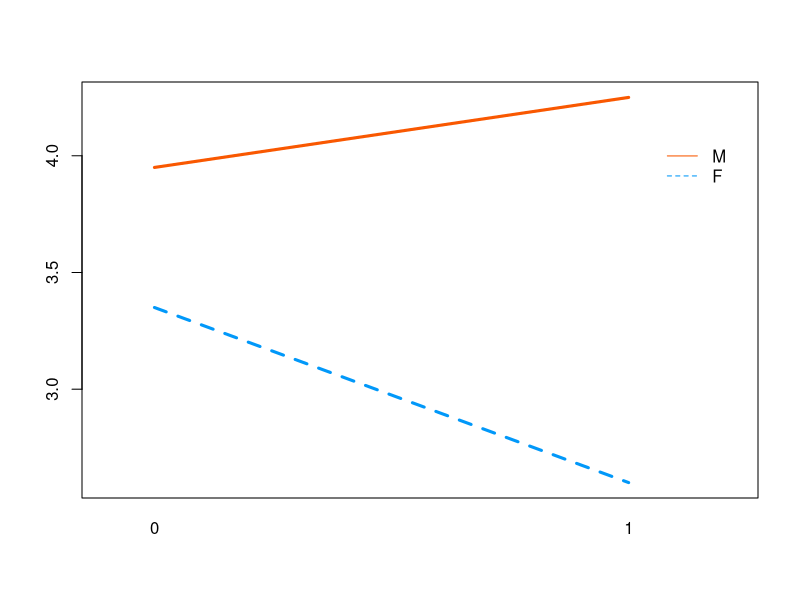

Write the R code that produced this figure. (Note: this script raises an error after producing the figure.)
three =
  data.frame(
    Id = c(1:19),
    age = c(24, 36, 28, 25, 26, 22, 27, 27, 36, 24, 26, 29, 33, 31, 30, 22, 27, 46, 36),
    sex = c("M", "M", "F", "M", "F", "M", "M", "M", "M", "M", "M", "M", "F", "M", "M", "M", "M", "M", "M"),
    height = c(175, 172, 171, 166, 166, 176, 185, 171, 185, 182, 180, 163, 180, 180, 180, 168, 168, 178, 173),
    weight = c(78, 67.6, 98, 65.5, 65, 65.5, 85.5, 76.3, 79, 88.2, 70.5, 75, 68, 65, 70.4, 63, 91.2, 67, 62),
    fev1 = c(4.7, 4.3, 3.5, 4, 3.2, 4.7, 4.3, 4.7, 5.2, 4.2, 3.5, 3.2, 2.6, 2, 4, 3.9, 3, 4.5, 2.4)
  )

summary(three)

library(sjmisc)
three$bi.height = dicho(three$height)

# check for interaction
interaction.plot(
  x.factor = three$bi.height,
  trace.factor = three$sex, 
  response = three$fev1,
  fun = median,
  ylab = " ",
  xlab = " ",
  trace.label = " ",
  col = c("#0198f9", "#f95801"),
  lyt = 1,
  lwd = 3
)

fit1 = lm(fev1 ~ sex + height, data = three) # model without interaction
fit2 = lm(fev1 ~ sex*height, data = three) # model with interaction
anova(fit1, fit2) # partial F test (no difference! We might not need the interaction term)

# check for polynomial nonlinear relationsihps
three %>% 
  ggplot(aes(age, fev1)) + 
  geom_point() +
  geom_smooth()

fit3 = lm(fev1 ~ age, data = three)
fit4 = lm(fev1 ~ poly(age, 2), data = three)
anova(fit3, fit4) # partial F test
